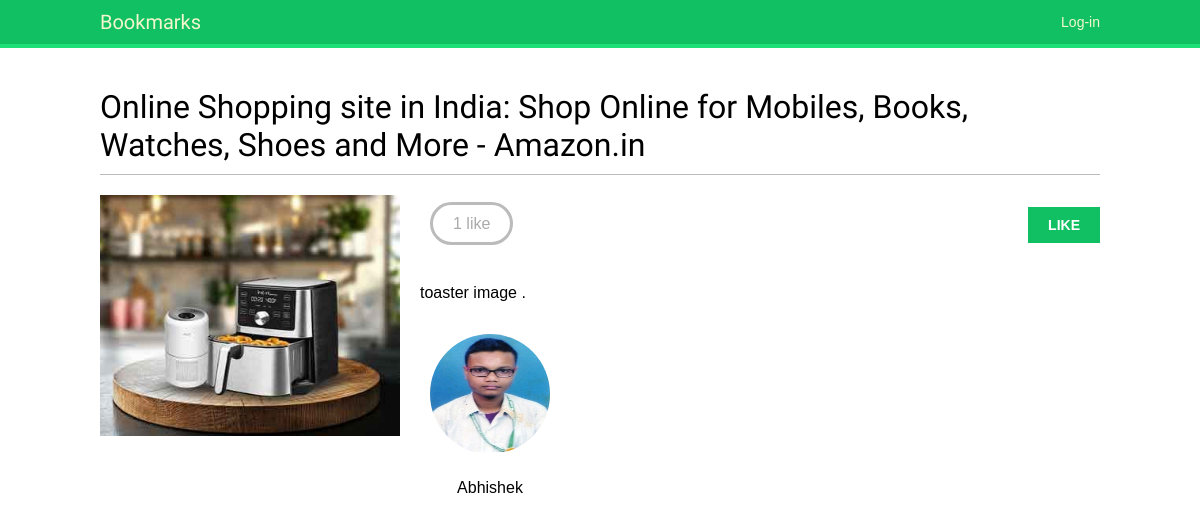
The page /images/detail/12/online-shopping-site-in-india-shop-online-for-mobiles-books-watches-shoes-and-more-amazonin/ on the database its author committed.
### images/models.py (models this page shows, shortened)
class Image(models.Model):
    user = models.ForeignKey(
        settings.AUTH_USER_MODEL,
        related_name='images_created',
        on_delete=models.CASCADE
    )
    title = models.CharField(max_length=200)
    slug = models.SlugField(max_length=200,blank=True)
    url = models.URLField(max_length=2000)
    image = models.ImageField(upload_to='images/%Y/%m/%d/')
    description = models.TextField()
    created = models.DateTimeField(auto_now_add=True)
    users_like = models.ManyToManyField(
        settings.AUTH_USER_MODEL,
        related_name='images_liked',
        blank=True
    )
    class Meta:
        indexes = [
            models.Index(fields=['-created'])
        ]
        ordering = ['-created']

### account/models.py (models this page shows, shortened)
class Profile(models.Model):
    user = models.OneToOneField(
        settings.AUTH_USER_MODEL,
        on_delete=models.CASCADE
    )
    date_of_birth = models.DateTimeField(blank=True,null=True)
    photo = models.ImageField(
        upload_to='users/%y/%m/%d/',
        blank=True
    )

### images/views.py (the view)
def image_detail(request,id,slug):
    image = get_object_or_404(Image,id=id,slug=slug)
    return render(
        request,
        'images/image/detail.html',
        {
            'section':'images',
            'image' : image
        }
    )

### images/templates/images/image/detail.html (shortened to what this page needs)
{% extends "base.html" %}
{% block content %}
    <h1>{{ image.title }}</h1>
    {% load thumbnail %}
    <a href="{{ image.image.url }}">
      <img src="{% thumbnail image.image 300x0 %}" class="image-preview">
    </a>
    {% with total_likes=image.users_like.count users_like=image.users_like.all %}
        <div class="image-info">
            <div>
                <span class="count">
                    <span class="total">{{ total_likes }}</span> like{{ total_likes|pluralize }}
                </span>
                <a href="#" data-id="{{ image.id }}" data-action="{% if request.user in users_like %}un{% endif %}like" class="like button">
                    {% if request.user not in users_like %}
                       Like
                    {% else %}
                       UnLike
                    {% endif %}
                </a>
            </div>
            {{ image.description|linebreaks }}
            </div>
        <div class="image-likes">
        {% for user in image.users_like.all %}
            <div>
                {% if user.profile.photo %}
                   <img src="{{ user.profile.photo.url }}">
                {% endif %}
                   <p>{{ user.first_name }}</p>
            </div>
            {% empty %}
            Nobody likes this image yet.
        {% endfor %}
        </div>
 {% endwith %}
{% endblock content %}

### account/static/css/base.css (style rules this page uses)
body { margin:0; padding:0; font-family:helvetica, sans-serif; }
p { line-height: 1.8; }
a { color:#12c064; text-decoration:none; }
h1, h2, h3, h4, h5 , h6 { font-family: 'Muli', sans-serif; font-weight:normal; }
h1 { border-bottom:1px solid #bbb; padding:0 0 10px 0; margin:10px 0 20px 0; }
input[type=submit], a.button { font-weight:bold; background:#12c064; color:#fff; padding:10px 20px; font-size:14px; text-transform:uppercase; }
.image-preview, .image-detail { max-width:300px; float:left; margin:0 20px 20px 0; }
.image-info div { padding:20px 0; overflow:auto; }
.count { color:#aaa; border:3px solid #bbb; border-radius:26px; padding:10px 20px; margin:20px 10px 0; }
a.like, a.follow { float:right; margin-top:-8px; }
.image-likes div { float:left; width:auto; padding:10px; text-align:center; }
.image-likes img { width:120px; height:120px; border-radius:50%; }

### rows shown on the page
Image: title "Online Shopping site in India: Shop Online for Mobiles, Books, Watches, Shoes and More - Amazon.in", image (picture), description "toaster image ."

### other values the page prints
{{ total_likes }} "1"
{{ user.first_name }} "Abhishek"
